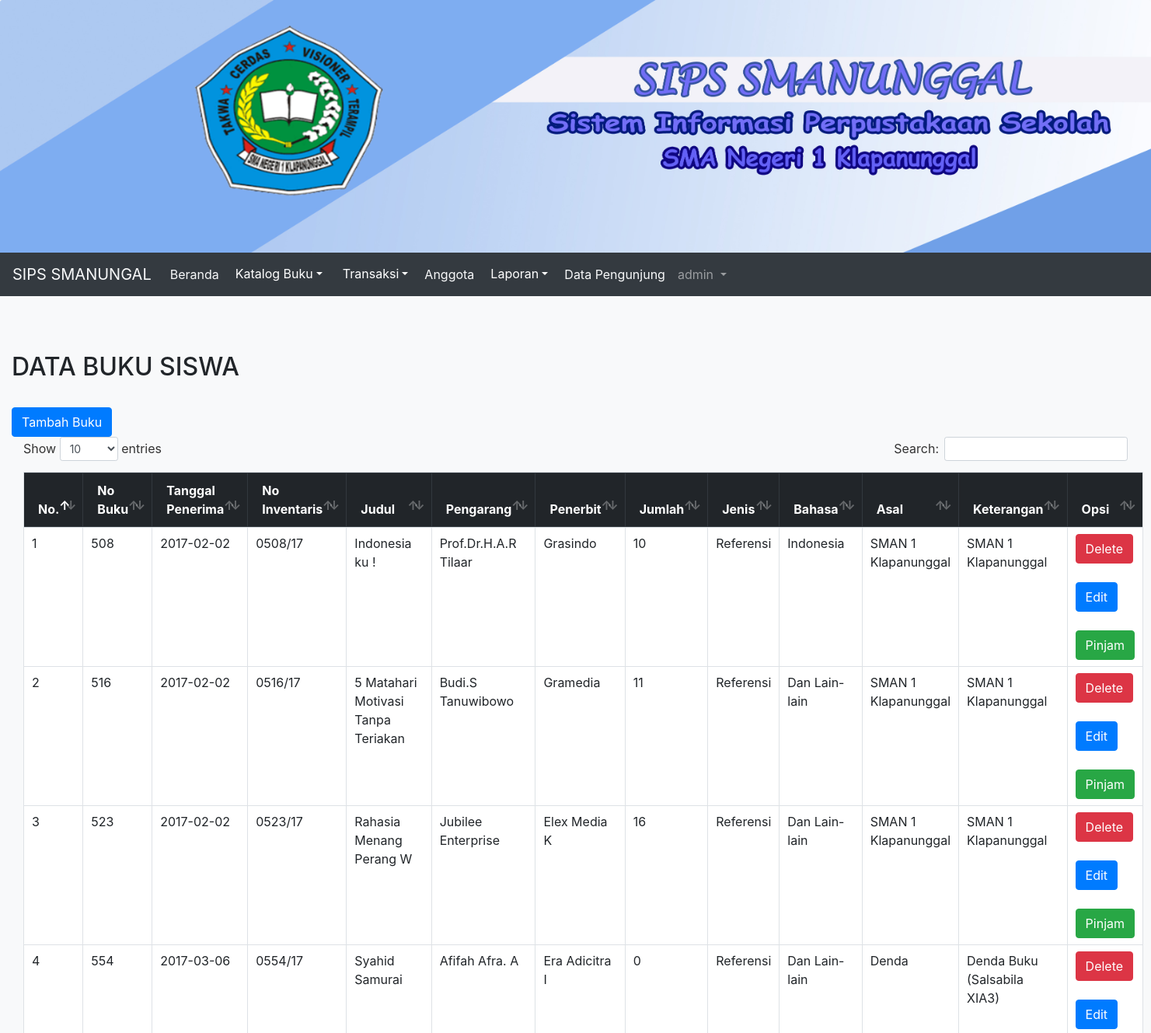
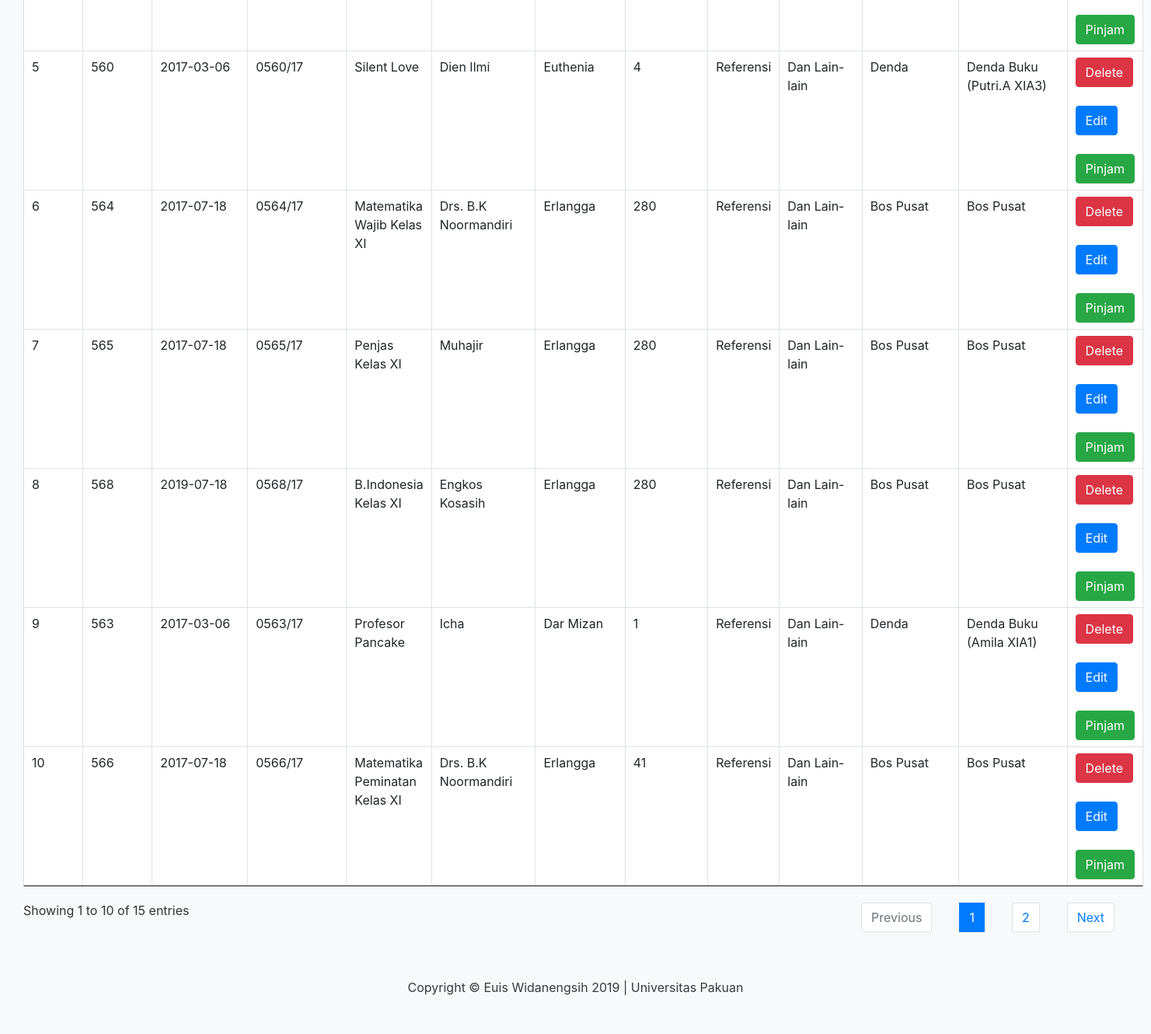
The app's page /admin/katalog_siswa.php (signed in) with its own data (2 pictures, top to bottom).
### tables this page shows
CREATE TABLE `data_buku` (
  `id_bukusiswa` int(10) NOT NULL,
  `no_buku` varchar(50) NOT NULL,
  `tgl_penerima` varchar(50) NOT NULL,
  `no_invetaris` varchar(50) NOT NULL,
  `judul` varchar(50) NOT NULL,
  `pengarang` varchar(50) NOT NULL,
  `penerbit` varchar(50) NOT NULL,
  `jumlah` int(255) NOT NULL,
  `jenis` varchar(50) NOT NULL,
  `bahasa` varchar(50) NOT NULL,
  `asal` varchar(50) NOT NULL,
  `keterangan` varchar(50) NOT NULL
);

### admin/katalog_siswa.php (the view, shortened to what this page needs)
<?php
include'../koneksi.php';
 ?>
<!doctype html>
<html lang="en">
  <head>
  <link rel="stylesheet" href="../css/bootstrap.min.css">
  <link rel="stylesheet" type="text/css" href="../css/jquery.dataTables.css">
  <link rel="stylesheet" type="text/css" href="../css/dataTables.bootstrap4.css">
  </head>
  <body class="bg-light">
   <img class="card-img-top" src="/perpus/images/header.jpg" style="height: 100%; position: center;" alt="Card image cap">
<nav class="navbar navbar-expand-lg navbar-dark bg-dark text-light">
 <a class="navbar-brand text-light" href="#">SIPS SMANUNGAL</a>
   <div class="collapse navbar-collapse" id="navbarSupportedContent">
    <ul class="navbar-nav mr-auto">
       <li class="nav-item active">
        <a class="nav-link text-light" href="index.php">Beranda<span class="sr-only">(current)</span></a>
      </li>
        <div class="dropdown">
      <a class="btn btn-link text-white dropdown-toggle" data-toggle="dropdown">Katalog Buku</a></button>
  </div>
      <div class="dropdown">
      <a class="btn btn-link text-white dropdown-toggle" data-toggle="dropdown">Transaksi</a></button>
  </div>
      <li class="nav-item active">
        <a class="nav-link text-light" href="anggota.php">Anggota <span class="sr-only">(current)</span></a>
      </li>
      <div class="dropdown">
      <a class="btn btn-link text-white dropdown-toggle" data-toggle="dropdown">Laporan</a></button>
  </div>
       <li class="nav-item active">
        <a class="nav-link text-light" href="data_pengunjung.php">Data Pengunjung <span class="sr-only">(current)</span></a>
       </li>
      <?php
                       $id_admin = $_SESSION['id_admin'];
                       if (!isset($id_admin)){
                       ?>
    <li class="nav-item dropdown">
                      </li>
      <?php }else{
                        $customer = mysqli_query($koneksi,"SELECT*FROM admin where id_admin = '$id_admin' ");
                          $cust = mysqli_fetch_array($customer);
                      ?>
                      <li class="nav-item dropdown">
                        <a class="nav-link dropdown-toggle" href="#" id="navbarDropdown" role="button" data-toggle="dropdown" aria-haspopup="true" aria-expanded="false">
                          <?php
                           echo $cust['username'];
                           ?>
                        </a>
                      </li>
                      <?php } ?>
                    </ul>
                  </div>
</nav>
<div class="container-fluid">
<br>
<br>
<br>
<h2> DATA BUKU SISWA </h2>
<br>
  <table id="table" class="table table-bordered">
    <thead class="thead-dark">
      <tr>
       <th>No.</th>
                <th>No Buku</th>
                <th>Tanggal Penerima</th>
                <th>No Inventaris</th>
                <th>Judul</th>
                <th>Pengarang</th>
                <th>Penerbit</th>
                <th>Jumlah</th>
                <th>Jenis</th>
                <th>Bahasa</th>
                <th>Asal</th>
                <th>Keterangan</th>
                <th>Opsi</th>
              <a href="formdatabukusiswa.php" type="button" class="btn btn-primary">Tambah Buku</a>
            </tr>
                                  </thead>
                                  <tbody>
        <?php
        require_once('../koneksi.php');
        $no=1;
        $baca= "SELECT * FROM data_buku ";
        $tampil = mysqli_query($koneksi, $baca);
         if (mysqli_num_rows($tampil)>0) {
        while($row=mysqli_fetch_assoc($tampil)){
            echo"
            <tr>
              <td>
                $no
              </td>
               <td>$row[no_buku] </td>
                <td>$row[tgl_penerima]</td>
                <td>$row[no_invetaris]</td>
                <td>$row[judul]</td>
                <td>$row[pengarang]</td>
                <td>$row[penerbit]</td>
                <td>$row[jumlah]</td>
                <td>$row[jenis]</td>
                <td>$row[bahasa]</td>
                <td>$row[asal]</td>
                <td>$row[keterangan]</td>
                 <td><a class='btn btn-danger' href=delete.php?id_bukusiswa=$row[id_bukusiswa]> Delete</a><br><br><a class='btn btn-primary' href=form_edit.php?id_bukusiswa=$row[id_bukusiswa]> Edit</a><br><br>
                  <button type='button' class='btn btn-success' data-toggle='modal' data-target='#pinjam-$row[id_bukusiswa]'>
      Pinjam </button>
                 </td>
            </tr>
            ";
            $no++;
            ?>
            <?php
          }
          }
          ?>
          </tbody>
            </table>
</div>
<footer class="py-5 bg-light">
        <p class="m-0 text-center text-dark">Copyright &copy; Euis Widanengsih 2019 | Universitas Pakuan</p>
</footer>
  </body>
</html>

### records on screen
data_buku: no_buku "508", tgl_penerima "2017-02-02", no_invetaris "0508/17", judul "Indonesia ku !", pengarang "Prof.Dr.H.A.R Tilaar", penerbit "Grasindo", jumlah "10", jenis "Referensi", bahasa "Indonesia", asal "SMAN 1 Klapanunggal", keterangan "SMAN 1 Klapanunggal"
data_buku: no_buku "516", tgl_penerima "2017-02-02", no_invetaris "0516/17", judul "5 Matahari Motivasi Tanpa Teriakan", pengarang "Budi.S Tanuwibowo", penerbit "Gramedia", jumlah "11", jenis "Referensi", bahasa "Dan Lain-lain", asal "SMAN 1 Klapanunggal", keterangan "SMAN 1 Klapanunggal"
data_buku: no_buku "523", tgl_penerima "2017-02-02", no_invetaris "0523/17", judul "Rahasia Menang Perang W", pengarang "Jubilee Enterprise", penerbit "Elex Media K", jumlah "16", jenis "Referensi", bahasa "Dan Lain-lain", asal "SMAN 1 Klapanunggal", keterangan "SMAN 1 Klapanunggal"
data_buku: no_buku "554", tgl_penerima "2017-03-06", no_invetaris "0554/17", judul "Syahid Samurai", pengarang "Afifah Afra. A", penerbit "Era Adicitra I", jumlah "0", jenis "Referensi", bahasa "Dan Lain-lain", asal "Denda", keterangan "Denda Buku (Salsabila XIA3)"
data_buku: no_buku "560", tgl_penerima "2017-03-06", no_invetaris "0560/17", judul "Silent Love", pengarang "Dien Ilmi", penerbit "Euthenia", jumlah "4", jenis "Referensi", bahasa "Dan Lain-lain", asal "Denda", keterangan "Denda Buku (Putri.A XIA3)"
data_buku: no_buku "564", tgl_penerima "2017-07-18", no_invetaris "0564/17", judul "Matematika Wajib Kelas XI", pengarang "Drs. B.K Noormandiri", penerbit "Erlangga", jumlah "280", jenis "Referensi", bahasa "Dan Lain-lain", asal "Bos Pusat", keterangan "Bos Pusat"
data_buku: no_buku "565", tgl_penerima "2017-07-18", no_invetaris "0565/17", judul "Penjas Kelas XI", pengarang "Muhajir", penerbit "Erlangga", jumlah "280", jenis "Referensi", bahasa "Dan Lain-lain", asal "Bos Pusat", keterangan "Bos Pusat"
data_buku: no_buku "568", tgl_penerima "2019-07-18", no_invetaris "0568/17", judul "B.Indonesia Kelas XI", pengarang "Engkos Kosasih", penerbit "Erlangga", jumlah "280", jenis "Referensi", bahasa "Dan Lain-lain", asal "Bos Pusat", keterangan "Bos Pusat"
data_buku: no_buku "563", tgl_penerima "2017-03-06", no_invetaris "0563/17", judul "Profesor Pancake", pengarang "Icha", penerbit "Dar Mizan", jumlah "1", jenis "Referensi", bahasa "Dan Lain-lain", asal "Denda", keterangan "Denda Buku (Amila XIA1)"
data_buku: no_buku "566", tgl_penerima "2017-07-18", no_invetaris "0566/17", judul "Matematika Peminatan Kelas XI", pengarang "Drs. B.K Noormandiri", penerbit "Erlangga", jumlah "41", jenis "Referensi", bahasa "Dan Lain-lain", asal "Bos Pusat", keterangan "Bos Pusat"

### other values on screen
$cust['username'] "admin"
